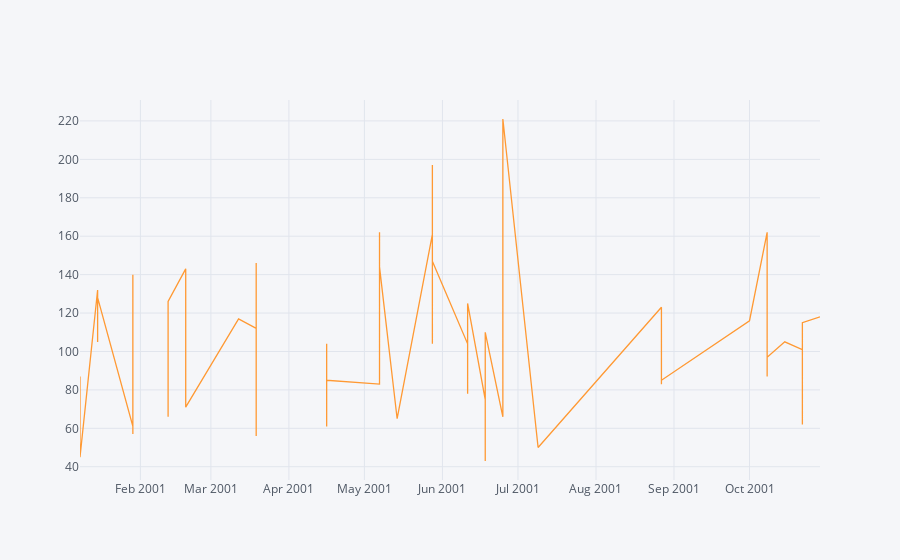

Notebook code cell kept with this figure:
### Code cell
RF.set_index('tourney_date')['minutes'].iplot()

### Figure 1 — Plotly figure (JSON) as saved in the notebook; plotly's stock layout.template omitted (floating-point values rounded to 4 significant figures)
{"data": [{"line": {"color": "rgba(255, 153, 51, 1.0)", "dash": "solid", "shape": "linear", "width": 1.3}, "mode": "lines", "name": "minutes", "text": "", "type": "scatter", "x": ["2001-01-08", "2001-01-08", "2001-01-08", "2001-01-15", "2001-01-15", "2001-01-15", "2001-01-29", "2001-01-29", "2001-01-29", "2001-01-29", "2001-01-29", "2001-02-09", "2001-02-09", "2001-02-12", "2001-02-12", "2001-02-12", "2001-02-12", "2001-02-19", "2001-02-19", "2001-02-19", "2001-02-19", "2001-02-19", "2001-03-12", "2001-03-19", "2001-03-19", "2001-03-19", "2001-03-19", "2001-04-06", "2001-04-06", "2001-04-16", "2001-04-16", "2001-04-16", "2001-04-16", "2001-05-07", "2001-05-07", "2001-05-07", "2001-05-14", "2001-05-28", "2001-05-28", "2001-05-28", "2001-05-28", "2001-05-28", "2001-06-11", "2001-06-11", "2001-06-11", "2001-06-18", "2001-06-18", "2001-06-18", "2001-06-18", "2001-06-25", "2001-06-25", "2001-06-25", "2001-06-25", "2001-06-25", "2001-07-09", "2001-08-27", "2001-08-27", "2001-08-27", "2001-08-27", "2001-10-01", "2001-10-08", "2001-10-08", "2001-10-08", "2001-10-15", "2001-10-22", "2001-10-22", "2001-10-22", "2001-10-22", "2001-10-22", "2001-10-29"], "y": [58, 87, 45, 132, 105, 128, 61, 106, 57, 110, 140, "", "", 89, 66, 88, 126, 143, 113, 110, 73, 71, 117, 112, 146, 56, 56, "", "", 73, 104, 61, 85, 83, 162, 144, 65, 161, 139, 197, 104, 147, 104, 78, 125, 75, 43, 71, 110, 66, 149, 141, 193, 221, 50, 123, 118, 83, 85, 116, 162, 87, 97, 105, 101, 63, 62, 90, 115, 118]}], "layout": {"legend": {"bgcolor": "#F5F6F9", "font": {"color": "#4D5663"}}, "paper_bgcolor": "#F5F6F9", "plot_bgcolor": "#F5F6F9", "title": {"font": {"color": "#4D5663"}}, "xaxis": {"gridcolor": "#E1E5ED", "showgrid": true, "tickfont": {"color": "#4D5663"}, "title": {"font": {"color": "#4D5663"}, "text": ""}, "zerolinecolor": "#E1E5ED"}, "yaxis": {"gridcolor": "#E1E5ED", "showgrid": true, "tickfont": {"color": "#4D5663"}, "title": {"font": {"color": "#4D5663"}, "text": ""}, "zerolinecolor": "#E1E5ED"}}}
